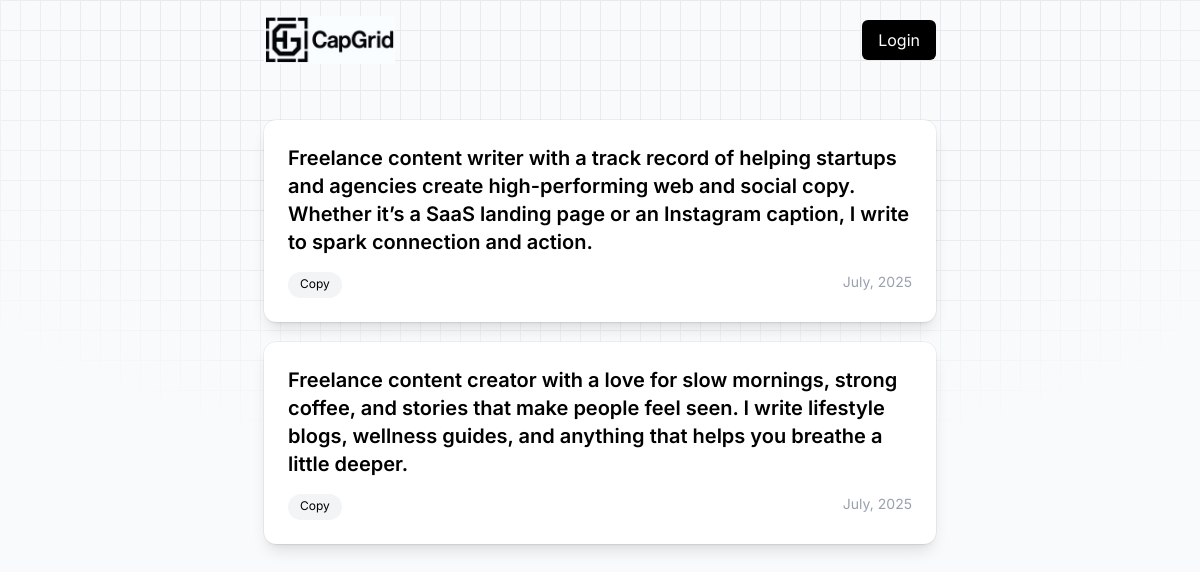
The page / on the database its author committed.
### tables this page shows
CREATE TABLE `captions` (
  `id` int(11) NOT NULL,
  `cap_content` text NOT NULL,
  `author` varchar(255) NOT NULL,
  `created_at` datetime DEFAULT current_timestamp(),
  `updated_at` datetime DEFAULT current_timestamp() ON UPDATE current_timestamp()
);

### config/config.inc.php (called while the page is built, shortened)
<?php
class Captions
{
	private $servername = "localhost";
	private $username   = "root";
	private $password   = "";
	private $dbname     = "capgrid";
	public $con;
	public function __construct()
	{
		$this ->con = new mysqli($this->servername, $this->username, $this->password, $this->dbname);
		if (mysqli_connect_error()) {
			trigger_error("Failed to connect to MySQL:". mysqli_connect_error());
		} else {
			return $this->con;
		}
	}
	public function viewAllCaptions()
	{
		$query = "SELECT * FROM captions ORDER BY id DESC";
		$sql = $this->con->query($query);
		if ($sql->num_rows > 0) {
			$data = array();
			while ($row = $sql->fetch_assoc()) {
				$data[] = $row;
			}
			return $data;
		} else {
			echo '<div class="p-5 text-center text-lg md:text-2xl">No caption found!</div>';
		}
	}
}
?>

### index.php (the view, shortened to what this page needs)
<?php
	include_once('config/config.inc.php');
	$captionObj = new Captions();
?>
<!DOCTYPE html>
<html lang="en">
<head>
    <link rel="stylesheet" href="https://cdnjs.cloudflare.com/ajax/libs/font-awesome/6.5.0/css/all.min.css" />
    <?php include('includes/style.inc.php'); ?>
</head>
<body>
    <?php include_once('includes/header.inc.php'); ?>
    <main class="d-flex align-items-center py-5">
        <div class="container py-5">
            <div class="space-y-5">
            	<?php
            		$captions = $captionObj->viewAllCaptions();
                    if(!empty($captions)) {
            		foreach ($captions as $key => $caption) {
            	?>
                <div class="rounded-xl bg-white p-6 shadow-lg outline outline-black/5 dark:bg-slate-800 dark:shadow-none dark:-outline-offset-1 dark:outline-white/10">
                    <p class="text-lg lg:text-xl font-semibold text-dark mb-4 caption-text">
                    	 <?= htmlspecialchars($caption['cap_content']) ?>
                    </p>
                    <div class="flex justify-between">
                        <div class="inline-flex items-center gap-3">
                            <button class="copy-btn px-3 pt-1 pb-1.5 text-xs bg-gray-100 rounded-full leading-4 cursor-pointer hover:bg-gray-200">Copy</button>
                        </div>
                        <div class="text-right text-sm text-gray-400">
                            <?= date("F, Y", strtotime($caption['created_at'])) ?>
                        </div>
                    </div>
                </div>
            <?php } } ?>
            </div>
        </div>
    </main>
</body>
</html>

### includes/style.inc.php (style rules this page uses)
body { font-family: 'Inter', sans-serif; }
.container { @apply mx-auto max-w-2xl w-full }
a, button { @apply transition-all duration-300 }

### rows shown on the page
captions: cap_content "Freelance content writer with a track record of helping startups and agencies create high-performing web and social copy. Whether it’s a SaaS landing page or an Instagram caption, I write to spark connection and action.", created_at "July, 2025"
captions: cap_content "Freelance content creator with a love for slow mornings, strong coffee, and stories that make people feel seen. I write lifestyle blogs, wellness guides, and anything that helps you breathe a little deeper.", created_at "July, 2025"
